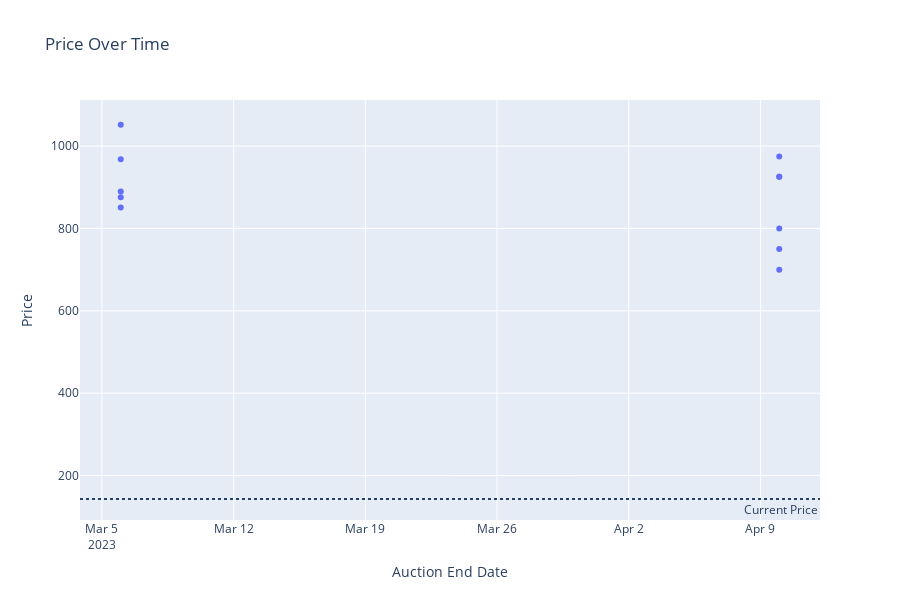

Write notebook code for a chart like this one.
### Code cell
search_df_means = search_df[['price', 'end_date']].groupby("end_date").mean()


# fig, ax = plt.subplots(figsize=(20,10))
# ax.scatter(search_df['end_date'], search_df['price'], s=100)
# ax.scatter(search_df_means.index, search_df_means['price'], color = "red", s = 100)
# ax.plot(search_df_means.index, search_df_means['price'], color = "red", linewidth = 5)
# ax.tick_params(axis='both', which='major', labelsize=15)

# ax.scatter(pd.to_datetime(datetime.today().strftime('%Y-%m-%d')), cur_price, s=100, color = "green")

fig = px.scatter(search_df, search_df['end_date'], search_df['price'], hover_data = ['name', 'Lot Number'],
                labels={
                     "end_date": "Auction End Date",
                     "price": "Price"
                 },
                title="Price Over Time",
                width=900, height=600)
fig.add_hline(y=cur_price, line_dash="dot", annotation_text="Current Price", 
              annotation_position="bottom right")
fig.show()

### Figure 1 — Plotly figure (JSON) as saved in the notebook; plotly's stock layout.template omitted (floating-point values rounded to 4 significant figures)
{"data": [{"customdata": [["wild turkey 12 year old 101 proof limited edition 1991", 5122099], ["wild turkey 12 year old 101 proof limited edition 1989", 5123426], ["wild turkey 12 year old 101 proof limited edition 1992", 5123432], ["wild turkey 12 year old 101 proof limited edition 1991", 5124889], ["wild turkey 12 year old 101 proof limited edition 1988", 5124895], ["wild turkey 12 year old 101 proof limited edition 1988", 5130493], ["wild turkey 12 year old 101 proof limited edition 1991", 5114259], ["wild turkey 12 year old 101 proof limited edition 1990", 5118762], ["wild turkey 12 year old 101 proof limited edition 1988", 5118772], ["wild turkey 12 year old 101 proof limited edition 1992", 5118763], ["wild turkey 12 year old 101 proof limited edition 1991", 5120620]], "hovertemplate": "Auction End Date=%{x}<br>Price=%{y}<br>name=%{customdata[0]}<br>Lot Number=%{customdata[1]}<extra></extra>", "legendgroup": "", "marker": {"color": "#636efa", "symbol": "circle"}, "mode": "markers", "name": "", "orientation": "v", "showlegend": false, "type": "scatter", "x": ["2023-04-10T00:00:00", "2023-04-10T00:00:00", "2023-04-10T00:00:00", "2023-04-10T00:00:00", "2023-04-10T00:00:00", "2023-04-10T00:00:00", "2023-03-06T00:00:00", "2023-03-06T00:00:00", "2023-03-06T00:00:00", "2023-03-06T00:00:00", "2023-03-06T00:00:00"], "xaxis": "x", "y": [750, 926, 700, 800, 926, 975, 890, 968, 1052, 851, 876], "yaxis": "y"}], "layout": {"annotations": [{"showarrow": false, "text": "Current Price", "x": 1, "xanchor": "right", "xref": "x domain", "y": 143, "yanchor": "top", "yref": "y"}], "height": 600, "legend": {"tracegroupgap": 0}, "shapes": [{"line": {"dash": "dot"}, "type": "line", "x0": 0, "x1": 1, "xref": "x domain", "y0": 143, "y1": 143, "yref": "y"}], "title": {"text": "Price Over Time"}, "width": 900, "xaxis": {"anchor": "y", "autorange": true, "domain": [0, 1], "range": ["2023-03-03 20:01:05.6036", "2023-04-12 03:58:54.3964"], "title": {"text": "Auction End Date"}, "type": "date"}, "yaxis": {"anchor": "x", "autorange": true, "domain": [0, 1], "range": [97.1, 1112.0], "title": {"text": "Price"}, "type": "linear"}}}
